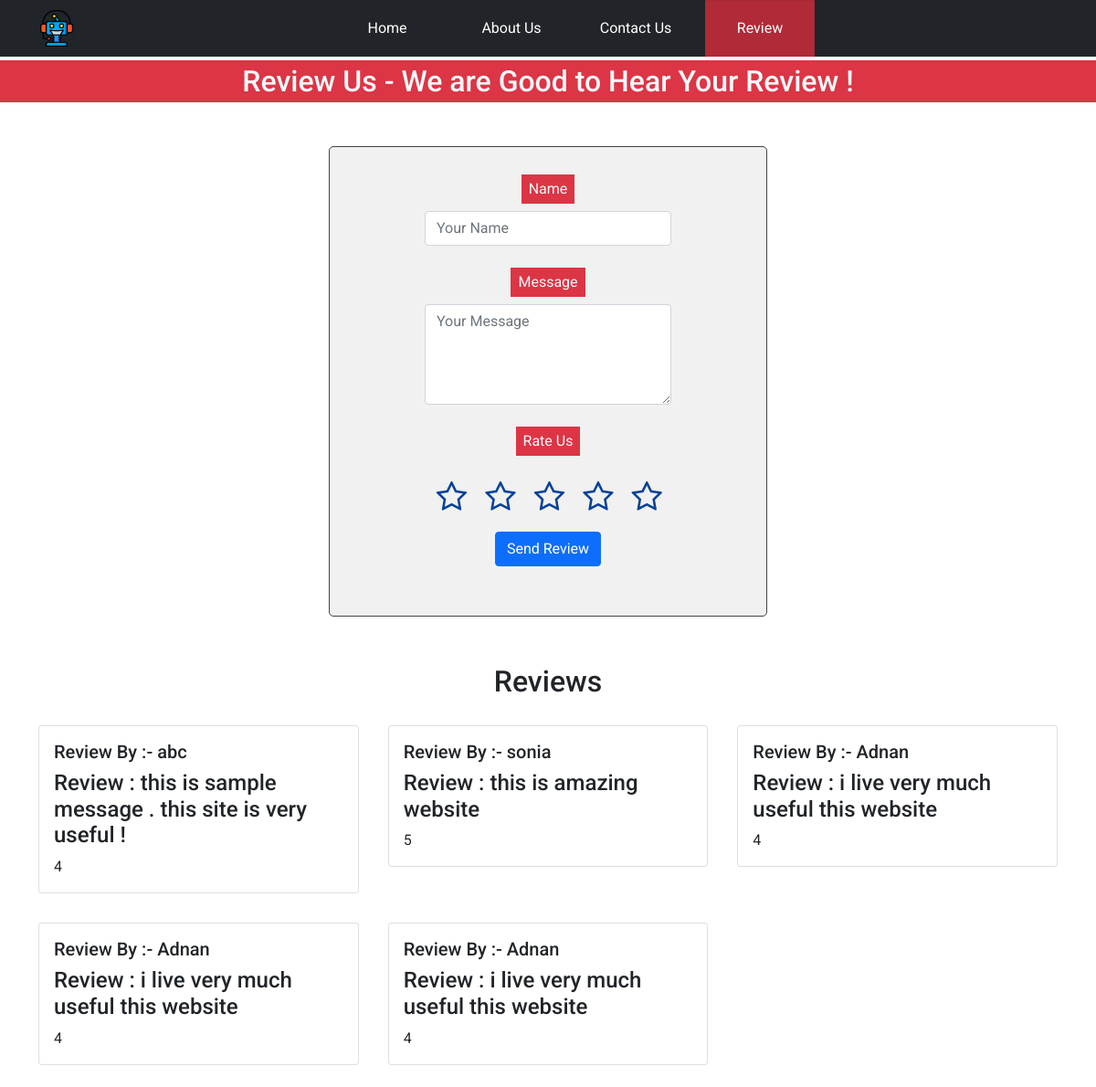
/review/, run on the app's committed database.
### askapp/models.py (models this page shows)
class review_db(models.Model):
    name = models.CharField(max_length=50 , null=True)
    message = models.CharField(max_length=250 , null=True)
    star_rating = models.IntegerField(null=True)

### askapp/views.py (the view)
# urls.py: path("review/", views.review , name="rerview"),
def review(request):
    try:
        if request.method == "GET":
            reviewer_Name = request.GET.get("reviewerName")
            reviewer_Message = request.GET.get("reviewerMessage")
            if request.GET.get("star1"):
                reviewer_Star = 1
                data_review = review_db(name = reviewer_Name , message = reviewer_Message , star_rating = reviewer_Star)
                data_review.save()
            elif request.GET.get("star2"):
                reviewer_Star = 2
                data_review = review_db(name = reviewer_Name , message = reviewer_Message , star_rating = reviewer_Star)
                data_review.save()
            elif request.GET.get("star3"):
                reviewer_Star = 3
                data_review = review_db(name = reviewer_Name , message = reviewer_Message , star_rating = reviewer_Star)
                data_review.save()
            elif request.GET.get("star4"):
                reviewer_Star = 4
                data_review = review_db(name = reviewer_Name , message = reviewer_Message , star_rating = reviewer_Star)
                data_review.save()
            elif request.GET.get("star5"):
                reviewer_Star = 5
                data_review = review_db(name = reviewer_Name , message = reviewer_Message , star_rating = reviewer_Star)
                data_review.save()
            else:
                print("no data review page found")
    except:
        print("error in reviewer")
    review = review_db.objects.all()
    review_ = {
        "review_data" : review
    }
    return render(request , "review.html" , review_)

### askapp/templates/review.html (shortened to what this page needs)
{% include "core/base.html" %}
<!doctype html>
<html>
<head>
<link rel="stylesheet" href="http://netdna.bootstrapcdn.com/font-awesome/4.2.0/css/font-awesome.min.css">
</head>
<body>
    <h2>
        <p class="text-center text-light bg-danger my-1 py-1">Review Us - We are Good to Hear Your Review !</p>
        </h2>
    <div class="cont">
        <div class="stars">
          <form method="get">
            <div class="form-outline mb-4">
                <label class="form-label text-light bg-danger px-2 py-1" for="form4Example1"> Name </label>
                <input type="text" id="form4Example1" class="form-control" name="reviewerName" placeholder="Your Name"/>
            </div>
            <div class="form-outline mb-4">
                <label class="form-label text-light bg-danger px-2 py-1" for="form4Example3">Message</label>
                <textarea class="form-control" id="form4Example3" rows="4" name="reviewerMessage" placeholder="Your Message"></textarea>
            </div>
            <div>
            <label class="form-label text-light bg-danger px-2 py-1" for="form4Example3">Rate Us</label>
            </div>
            <label class="star star-5" for="star-5-2"></label>
            <label class="star star-4" for="star-4-2"></label>
            <label class="star star-3" for="star-3-2"></label>
            <label class="star star-2" for="star-2-2"></label>
            <label class="star star-1" for="star-1-2"></label>
            <button type="submit" class="btn btn-primary btn-block mb-4">Send Review</button>
          </form>
        </div>
      </div>
<h2 class="text-center p-1 m-0">Reviews</h2>
      <div class="container p-2 ">
        <div class="row">
          {% for i in review_data %}
            <div class="col-lg-4 col-md-6 p-3">
                <div class="single-feature mb-30">
                    <div class="card">
                        <div class="card-body">
                        <h5 class="card-title">Review By :- {{i.name}}</h5>
                        <h4 class="card-title">Review : {{i.message}}</h4>
                        <p class="card-text">{{i.star_rating}}</p>
                        </div>
                    </div>
                </div>
            </div>
            {% empty %}
            No Record Found
            {% endfor %}
        </div>
      </div>
</body>
</html>

### askapp/templates/core/base.html (shortened to what this page needs)
<!doctype html>
<html lang="en">
  <head>
    <link href="https://cdn.jsdelivr.net/npm/bootstrap@5.0.2/dist/css/bootstrap.min.css" rel="stylesheet">
  </head>
  <body>
    <nav class="navbar navbar-expand-md navbar-dark bg-dark">
      <div class="container">
        <a class="navbar-brand" href="/">
          <img src="/static/botimg.png" alt="bot image" width="40" height="40">
        </a>
        <div class="collapse navbar-collapse" id="navbarNavDropdown">
          <ul class="navbar-nav mx-auto">
            <li class="nav-item">
              <a class="nav-link mx-2 active btn rounded-0 {% if request.path == "/" %}btn-danger{% endif %}" aria-current="page" href="/">Home</a>
            </li>
            <li class="nav-item">
              <a class="nav-link mx-2 active btn rounded-0 {% if request.path == "/about/" %}btn-danger{% endif %} " href="/about/">About Us</a>
            </li>
            <li class="nav-item">
              <a class="nav-link mx-2 active btn rounded-0 {% if request.path == "/contact/" %}btn-danger{% endif %}" href="/contact/">Contact Us</a>
            </li>
            <li class="nav-item">
              <a class="nav-link mx-2 active btn rounded-0 {% if request.path == "/review/" %}btn-danger{% endif %}" href="/review/">Review</a>
            </li>
          </ul>
        </div>
      </div>
</nav>
  </body>
</html>

### askapp/templates/core/base.html (style rules this page uses)
@media screen and (min-width:777px) { .nav-link { padding:18px 0; min-width:120px; } }
@media screen and (min-width:777px) { .navbar { padding: 0 } }

### askapp/templates/review.html (style rules this page uses)
* { margin: 0; padding: 0; font-family: roboto; }
body { background: ; }
.cont { width: 93%; max-width: 480px; text-align: center; margin: 4% auto; padding: 30px 0; background: #f1f1f1; color: #FFF; border-radius: 5px; border: thin solid #444; overflow: hidden; }
div.stars { width: 270px; display: inline-block; }
label.star { float: right; padding: 10px; font-size: 36px; color: #084298; transition: all .2s; }
label.star:before { content: '\f006'; font-family: FontAwesome; }

### data on the page
review_db: name "abc", message "this is sample message . this site is very useful !", star_rating "4"
review_db: name "sonia", message "this is amazing website", star_rating "5"
review_db: name "Adnan", message "i live very much useful this website", star_rating "4"
review_db: name "Adnan", message "i live very much useful this website", star_rating "4"
review_db: name "Adnan", message "i live very much useful this website", star_rating "4"
